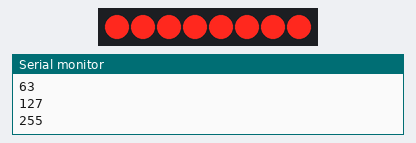
The sketch below on a simulated Arduino Uno, built with avr-gcc and run on an emulated ATmega328P. On the bench: 8 shift-register outputs drawn as a row of LEDs (first output left, lit = HIGH), the last lines printed to the serial monitor. Wiring (inferred from the names in the program): shift register (74HC595): data pin 2; shift clock pin 3; latch pin 4. Wiring (inferred from the signals the program sends): row of LEDs: on Q0, Q1, Q2, Q3, Q4, Q5, Q6, Q7.

Above: at 0.05 s.
At 1.0 s:
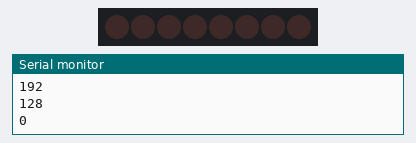
At 2.35 s:
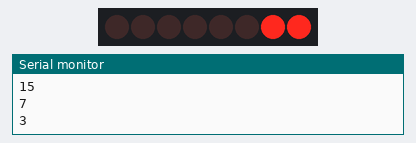
At 3.66 s:
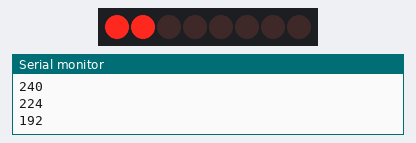
At 5.16 s:
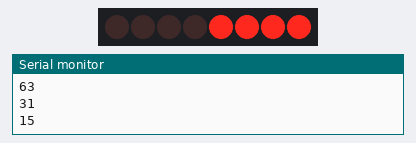
At 6.77 s:
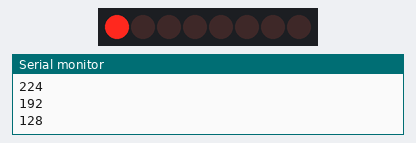
Timing chart, 0 to 7.1 s (numbered marks = the images above):
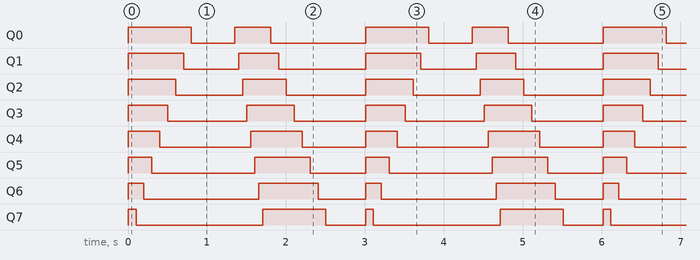

Measured:
- by itself, Q0: repeats every 3.0 s: LOW 0.55 s, HIGH 0.45 s, LOW 1.2 s, HIGH 0.80 s
- by itself, Q1: repeats every 3.0 s: LOW 0.70 s, HIGH 0.50 s, LOW 1.1 s, HIGH 0.70 s
- by itself, Q2: alternates HIGH for 0.60 s and LOW for 0.93 s
- by itself, Q3: alternates HIGH for 0.50 s and LOW for 0.95 s
- by itself, Q4: repeats every 3.0 s: LOW 1.2 s, HIGH 0.65 s, LOW 0.80 s, HIGH 0.40 s
- by itself, Q5: repeats every 3.0 s: LOW 1.3 s, HIGH 0.70 s, LOW 0.70 s, HIGH 0.30 s
- by itself, Q6: repeats every 3.0 s: LOW 1.5 s, HIGH 0.75 s, LOW 0.60 s, HIGH 0.20 s
- by itself, Q7: repeats every 3.0 s: LOW 1.6 s, HIGH 0.80 s, LOW 0.50 s, HIGH 0.10 s

The sketch:

Using_an_SN74HC595_shift_register.ino
```cpp
//This program uses the SN74HC595 shift register to control 8 LEDs in patterns
//Modify the codes for your projects

int datapin = 2; //connected to serial data pin of the SN74HC595
int clockpin = 3;//connected to Serial clock pin of the SN74HC595
int latchpin = 4; //connected to the latch/register clock pin of the SN74HC595

byte LEDS = 0; //variable that holds which LED patterns are currently ON or OFF.
//A Byte of 0 means (8 0s), thus "00000000"

void setup() {
  Serial.begin(9600);
  pinMode(datapin, OUTPUT);
  pinMode(clockpin, OUTPUT);
  pinMode(latchpin, OUTPUT);
}

void loop() {
  LEDS = 0;
  updateShiftRegister();

  /******************************************************************************/
  for (int i = 0; i < 8; i++) {
    bitSet(LEDS, i);    // Set the bit that controls that LED to HIGH
    updateShiftRegister();
    Serial.println(LEDS);

  }
  for (int i = 0; i < 8; i++) {
    bitClear(LEDS, i);    // Set the bit that controls that LED to LOW
    delay(100);
    updateShiftRegister();
    Serial.println(LEDS);
  }
  delay(500);

  for (int i = 7; i >= 0; i--) {
    bitSet(LEDS, i);    // Set the bit that controls that LED to HIGH
    delay(50);
    updateShiftRegister();
    Serial.println(LEDS);
  }
  for (int i = 7; i >= 0; i--) {
    bitClear(LEDS, i);    // Set the bit that controls that LED to LOW
    delay(100);
    updateShiftRegister();
    Serial.println(LEDS);
  }
    delay(500);
/**********************************************************************************/
}

void updateShiftRegister() {
  digitalWrite(latchpin, LOW);
  shiftOut(datapin, clockpin, LSBFIRST, LEDS);
  digitalWrite(latchpin, HIGH);
}
```
